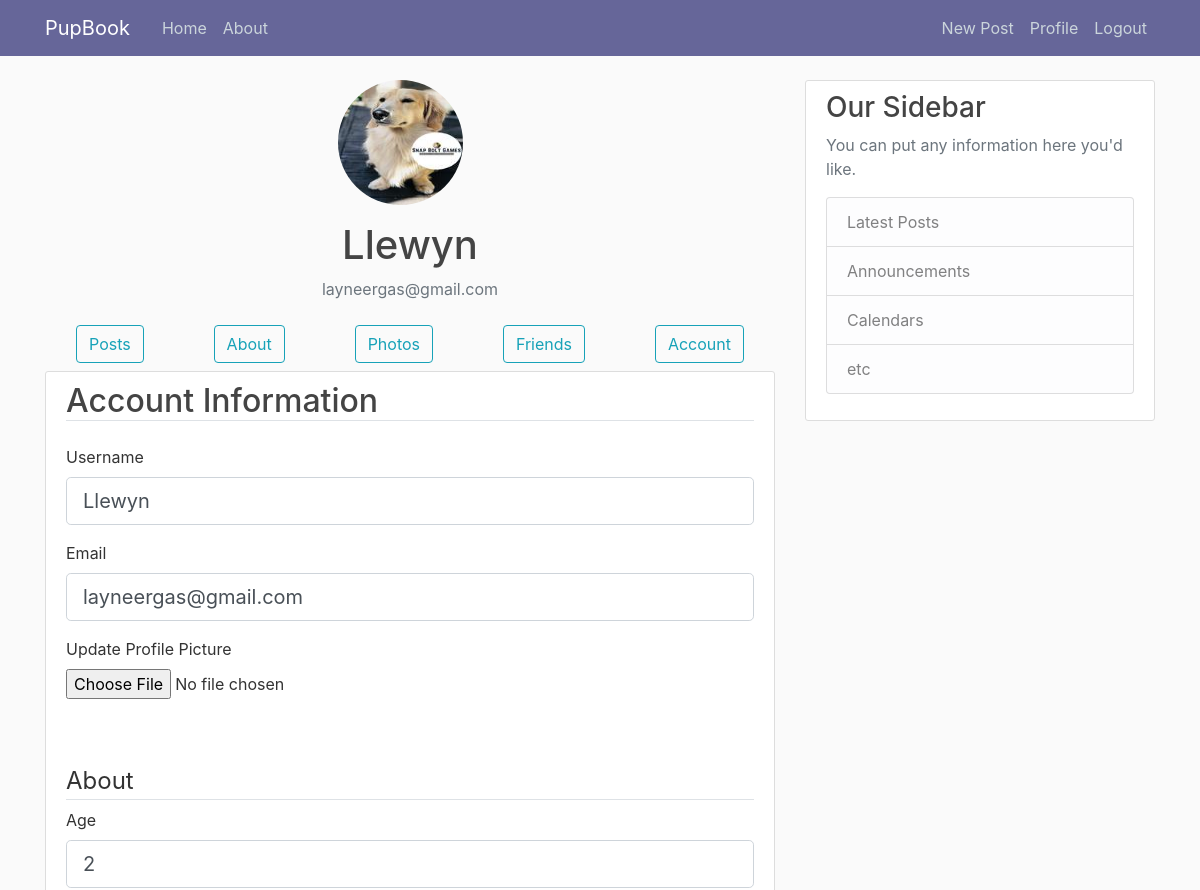
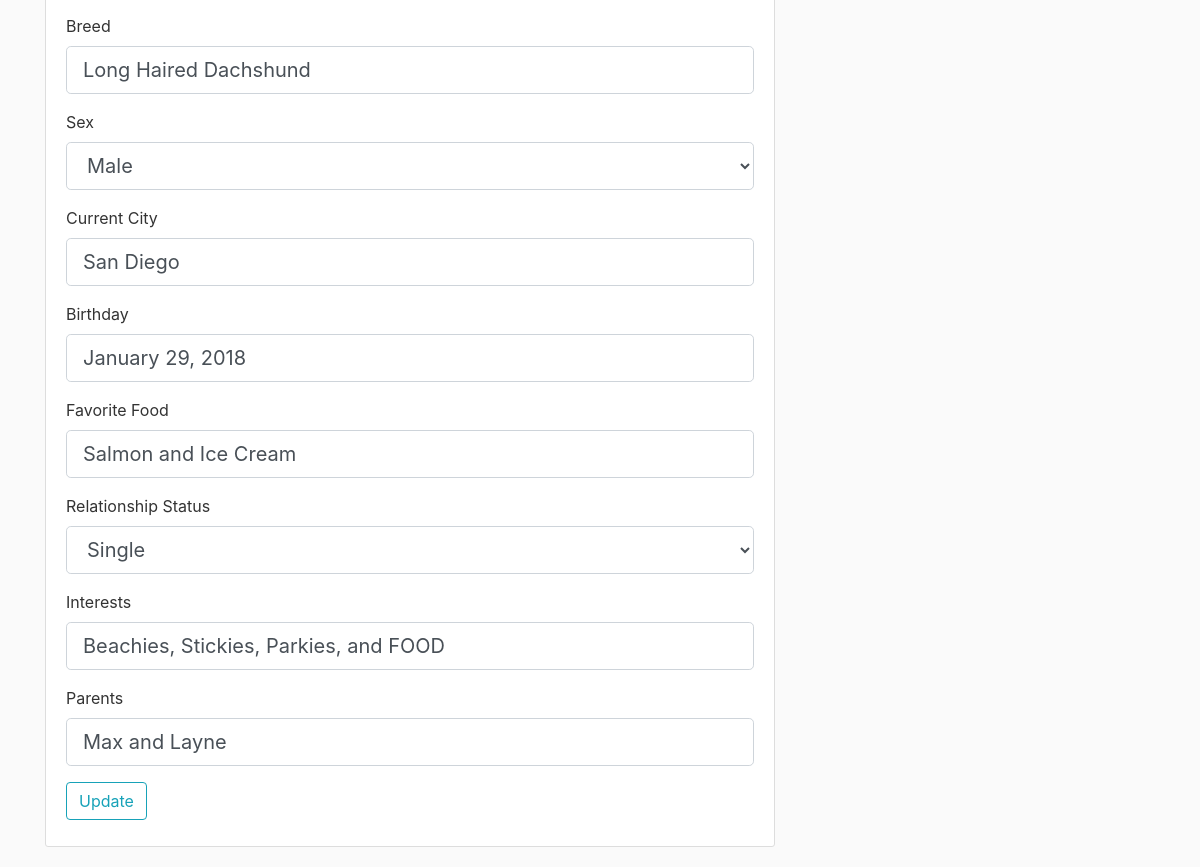
The page /profile/account/Llewyn (signed in) on the database its author committed (2 pictures, top to bottom).
### PupBook/models.py (models this page shows, shortened)
class User(db.Model, UserMixin):
    id = db.Column(db.Integer, primary_key=True)
    username = db.Column(db.String(20), unique=True, nullable=False)
    email = db.Column(db.String(120), unique=True, nullable=False)
    age = db.Column(db.String(20))
    breed = db.Column(db.String(120))
    sex = db.Column(db.String(20))
    current_city = db.Column(db.String(120))
    birthday = db.Column(db.String)
    favorite_food = db.Column(db.String(120))
    relationship = db.Column(db.String(20))
    interests = db.Column(db.Text)
    parents = db.Column(db.String)
    image_file = db.Column(db.String(20), nullable=False, default='default.jpg')
    password = db.Column(db.String(60), nullable=False)
    posts = db.relationship('Post', backref='author', lazy=True)

### PupBook/users/routes.py (the view)
@users.route("/profile/account/<string:username>", methods=['GET', 'POST'])
@login_required
def profile_account(username):
    if current_user.username != username:
        return render_template('errors/403.html')
    user = User.query.filter_by(username=username).first_or_404()
    form = UpdateAccountForm()
    if form.validate_on_submit():
        if form.picture.data:
            picture_file = save_picture(form.picture.data)
            current_user.image_file = picture_file
        current_user.username = form.username.data
        current_user.email = form.email.data
        current_user.age = form.age.data
        current_user.breed = form.breed.data
        current_user.sex = form.sex.data
        current_user.current_city = form.current_city.data
        current_user.birthday = form.birthday.data
        current_user.favorite_food = form.favorite_food.data
        current_user.relationship = form.relationship.data
        current_user.interests = form.interests.data
        current_user.parents = form.parents.data
        db.session.commit()
        flash('Your account has been updated!', 'success')
        return redirect(url_for('users.profile_account', username=user.username))
    elif request.method == 'GET':
        form.username.data = current_user.username
        form.email.data = current_user.email
        form.age.data = current_user.age
        form.breed.data = current_user.breed
        form.sex.data = current_user.sex
        form.current_city.data = current_user.current_city
        form.birthday.data = current_user.birthday
        form.favorite_food.data = current_user.favorite_food
        form.relationship.data = current_user.relationship
        form.interests.data = current_user.interests
        form.parents.data = current_user.parents
    image_file = url_for('static', filename='profile_pics/' + user.image_file)
    return render_template('profile_account.html', title='Account', image_file=image_file, form=form, user=user)

### PupBook/users/forms.py (shortened to what this page needs)
class UpdateAccountForm(FlaskForm):
    username = StringField('Username', validators=[DataRequired(), Length(min=3, max=20)])
    email = StringField('Email', validators=[DataRequired(), Email()])
    picture = FileField('Update Profile Picture', validators=[FileAllowed(['jpg', 'png'])])
    age = StringField('Age')
    breed = StringField('Breed')
    sex = SelectField('Sex', choices=[('Male', 'Male'), ('Female', 'Female')])
    current_city = StringField('Current City')
    birthday = StringField('Birthday')
    favorite_food = StringField('Favorite Food')
    relationship = SelectField('Relationship Status', choices=[('Single', 'Single'), ('In a Relationship', 'In a Relationship'), ('It\'s Complicated', 'It\'s Complicated')])
    interests = StringField('Interests')
    parents = StringField('Parents')
    submit = SubmitField('Update')

### PupBook/models.py (called while the page is built)
@login_manager.user_loader
def load_user(user_id):
    return User.query.get(int(user_id))

### PupBook/templates/profile_account.html (shortened to what this page needs)
{% extends "layout.html" %}
{% block content %}
    <div style="text-align:center">
      <img class="rounded-circle account-img" src="{{ image_file }}">
      <h2 class="account-heading">{{ user.username }}</h2>
      <p class="text-secondary">{{ user.email }}</p>
      <nav class="navbar navbar-expand-md">
          {% if user.username == current_user.username %}
          <div class="container">
            <a class="btn btn-outline-info" href="{{ url_for('users.profile', username=user.username) }}">Posts</a>
            <a class="btn btn-outline-info" href="{{ url_for('users.profile_about', username=user.username) }}">About</a>
            <a class="btn btn-outline-info" href="{{ url_for('users.profile_photos', username=user.username) }}">Photos</a>
            <a class="btn btn-outline-info" href="{{ url_for('users.profile_friends', username=user.username) }}">Friends</a>
            <a class="btn btn-outline-info" href="{{ url_for('users.profile_account', username=user.username) }}">Account</a>
          </div>
          {% endif %}
      </nav>
    </div>
    <div class="content-section">
        <form method="POST" action="" enctype="multipart/form-data">
            <fieldset class="form">
                <h2 class="border-bottom mb-4">Account Information</h2>
                <div class="form-group">
                    {{ form.username.label(class="form-control-label") }}
                    {% if form.username.errors %}
                      {{ form.username(class="form-control form-control-lg is-invalid") }}
                      <div class="invalid-feedback">
                          {% for error in form.username.errors %}
                            <span>{{  error }}</span>
                          {% endfor %}
                      </div>
                    {% else %}
                      {{ form.username(class="form-control form-control-lg") }}
                    {% endif %}
                </div>
                <div class="form-group">
                    {{ form.email.label(class="form-control-label") }}
                    {% if form.email.errors %}
                      {{ form.email(class="form-control form-control-lg is-invalid") }}
                      <div class="invalid-feedback">
                          {% for error in form.email.errors %}
                            <span>{{  error }}</span>
                          {% endfor %}
                      </div>
                    {% else %}
                      {{ form.email(class="form-control form-control-lg") }}
                    {% endif %}
                </div>
                <div class="form-group">
                    {{ form.picture.label() }}
                    {{ form.picture(class="form-control-file") }}
                </div>
                <br><br>
        <form method="POST" action="" enctype="multipart/form-data">
                <fieldset class="form">
                    <legend class="border-bottom mb-2">About</legend>
                    <div class="form-group">
                        {{ form.age.label(class="form-control-label") }}
                        {% if form.age.errors %}
                          {{ form.age(class="form-control form-control-lg is-invalid") }}
                          <div class="invalid-feedback">
                              {% for error in form.age.errors %}
                                <span>{{ error }}</span>
                              {% endfor %}
                          </div>
                        {% else %}
                          {{ form.age(class="form-control form-control-lg") }}
                        {% endif %}
                    </div>
                    <div class="form-group">
                        {{ form.breed.label(class="form-control-label") }}
                        {% if form.breed.errors %}
                          {{ form.breed(class="form-control form-control-lg is-invalid") }}
                          <div class="invalid-feedback">
                              {% for error in form.breed.errors %}
                                <span>{{ error }}</span>
                              {% endfor %}
                          </div>
                        {% else %}
                          {{ form.breed(class="form-control form-control-lg") }}
                        {% endif %}
                    </div>
                    <div class="form-group">
                        {{ form.sex.label(class="form-control-label") }}
                        {% if form.sex.errors %}
                          {{ form.sex(class="form-control form-control-lg is-invalid") }}
                          <div class="invalid-feedback">
                              {% for error in form.sex.errors %}
                                <span>{{ error }}</span>
                              {% endfor %}
                          </div>
                        {% else %}
                          {{ form.sex(class="form-control form-control-lg") }}
                        {% endif %}
                    </div>
                    <div class="form-group">
                        {{ form.current_city.label(class="form-control-label") }}
                        {% if form.current_city.errors %}
                          {{ form.current_city(class="form-control form-control-lg is-invalid") }}
                          <div class="invalid-feedback">
                              {% for error in form.current_city.errors %}
                                <span>{{ error }}</span>
                              {% endfor %}
                          </div>
                        {% else %}
                          {{ form.current_city(class="form-control form-control-lg") }}
                        {% endif %}
                    </div>
                    <div class="form-group">
                        {{ form.birthday.label(class="form-control-label") }}
                        {% if form.birthday.errors %}
                          {{ form.birthday(class="form-control form-control-lg is-invalid") }}
                          <div class="invalid-feedback">
                              {% for error in form.birthday.errors %}
                                <span>{{ error }}</span>
                              {% endfor %}
                          </div>
                        {% else %}
                          {{ form.birthday(class="form-control form-control-lg") }}
                        {% endif %}
                    </div>
                    <div class="form-group">
                        {{ form.favorite_food.label(class="form-control-label") }}
                        {% if form.favorite_food.errors %}
                          {{ form.favorite_food(class="form-control form-control-lg is-invalid") }}
                          <div class="invalid-feedback">
                              {% for error in form.favorite_food.errors %}
                                <span>{{ error }}</span>
                              {% endfor %}
                          </div>
                        {% else %}
                          {{ form.favorite_food(class="form-control form-control-lg") }}
                        {% endif %}
                    </div>
                    <div class="form-group">
                        {{ form.relationship.label(class="form-control-label") }}
                        {% if form.relationship.errors %}
                          {{ form.relationship(class="form-control form-control-lg is-invalid") }}
                          <div class="invalid-feedback">
                              {% for error in form.relationship.errors %}
                                <span>{{ error }}</span>
                              {% endfor %}
                          </div>
                        {% else %}
                          {{ form.relationship(class="form-control form-control-lg") }}
                        {% endif %}
                    </div>
                    <div class="form-group">
                        {{ form.interests.label(class="form-control-label") }}
                        {% if form.interests.errors %}
                          {{ form.interests(class="form-control form-control-lg is-invalid") }}
                          <div class="invalid-feedback">
                              {% for error in form.interests.errors %}
                                <span>{{ error }}</span>
                              {% endfor %}
                          </div>
                        {% else %}
                          {{ form.interests(class="form-control form-control-lg") }}
                        {% endif %}
                    </div>
                    <div class="form-group">
                        {{ form.parents.label(class="form-control-label") }}
                        {% if form.parents.errors %}
                          {{ form.parents(class="form-control form-control-lg is-invalid") }}
                          <div class="invalid-feedback">
                              {% for error in form.parents.errors %}
                                <span>{{ error }}</span>
                              {% endfor %}
                          </div>
                        {% else %}
                          {{ form.parents(class="form-control form-control-lg") }}
                        {% endif %}
                    </div>
            </fieldset>
            <div class="form-group">
                {{ form.submit(class="btn btn-outline-info") }}
            </div>
        </form>
    </div>
{% endblock content %}

### PupBook/static/main.css (style rules this page uses)
body { background: #fafafa; color: #333333; margin-top: 5rem; }
h1, h2, h3, h4, h5, h6 { color: #444444; }
.content-section { background: #ffffff; padding: 10px 20px; border: 1px solid #dddddd; border-radius: 3px; margin-bottom: 20px; }
.account-img { height: 125px; width: 125px; margin-right: 20px; margin-bottom: 16px; }
.account-heading { font-size: 2.5rem; }

### rows shown on the page
User: username "Llewyn", email "layneergas@gmail.com", age "2", breed "Long Haired Dachshund", sex "Male", current_city "San Diego", birthday "January 29, 2018", favorite_food "Salmon and Ice Cream", relationship "Single", interests "Beachies, Stickies, Parkies, and FOOD", parents "Max and Layne"
